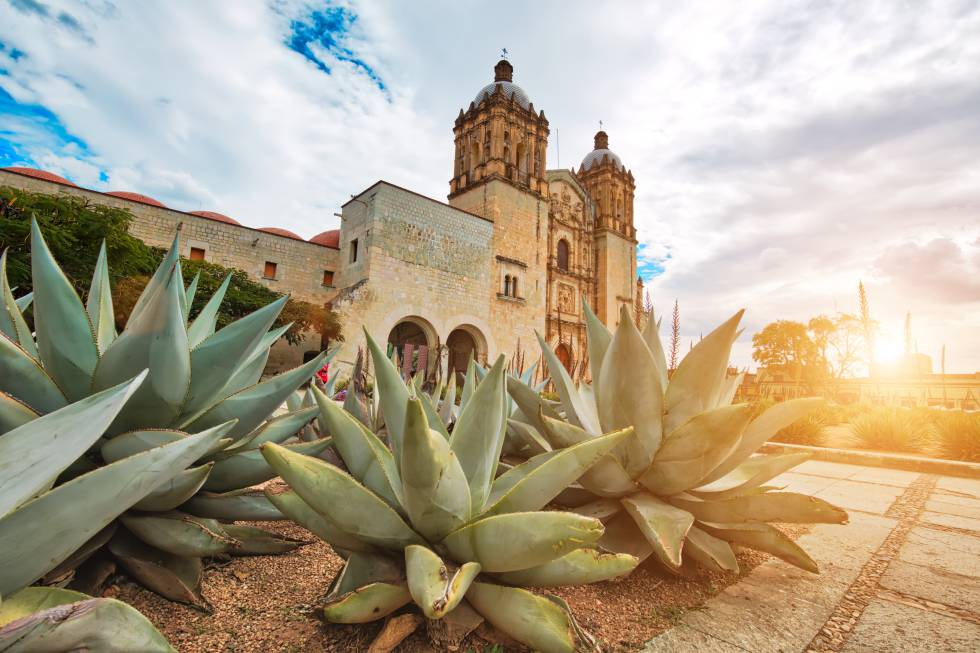
#> input picture Fotos/oaxaca.jpg, 980 x 653 px
$ python transformations.py
#> lines starting #> are read from the running program, lines starting #| are printed output that depends on the picture
import cv2 as cv
from cv2 import imshow
import numpy as np
img = cv.imread('Fotos/oaxaca.jpg')
#> img is the input picture: shape (653, 980, 3); mean B, G, R 139.9, 162.4, 174.7
cv.imshow('Oaxaca', img)

#translation
#Funcion para trasladar una imagen a los lados
def translate(img, x, y):
#> called with x = -100, y = 100
    transMat = np.float32([[1,0,x],[0,1,y]])
    dimensions = (img.shape[1], img.shape[0])
#> dimensions = (980, 653)
    return cv.warpAffine(img, transMat, dimensions)
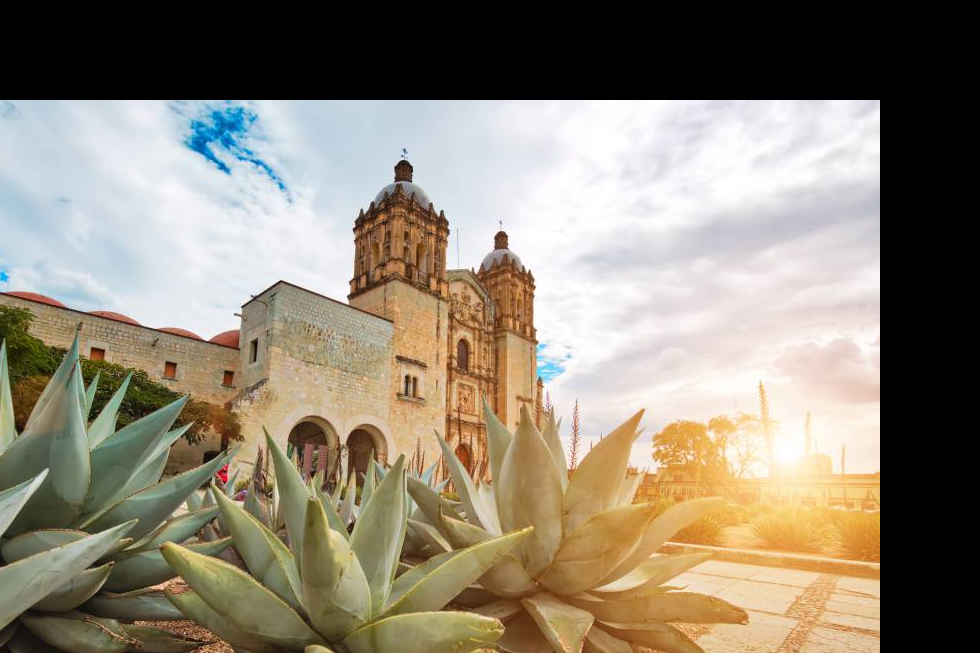
#> returned value: shape (653, 980, 3); mean of channels 0, 1, 2 117.4, 133.5, 142.6; drawn as B, G, R

# -x --> left
# -y --> Up
# x --> Rigth
# y --> Down

translate=translate(img, -100, 100)
#cv.imshow('Translated',translate)

#Rotation
#Funcion para rotar una imagen en grados
def rotate(img, angle, rotPoint=None):
#> called with angle = 90
    (height, width) = img.shape[:2]
#> height = 653; width = 980

    if rotPoint is None:
        rotPoint = (width//2, height//2)
#> rotPoint = (490, 326)

    rotMat= cv.getRotationMatrix2D(rotPoint, angle, 1.0)
    dimensions=(width,height)
#> dimensions = (980, 653)

    return cv.warpAffine(img, rotMat, dimensions)
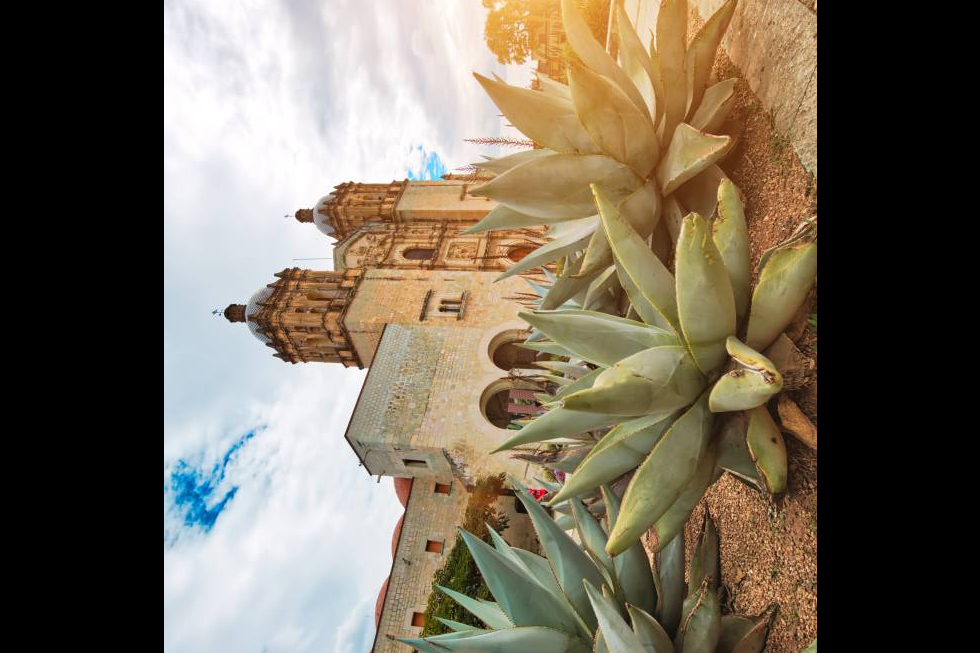
#> returned value: shape (653, 980, 3); mean of channels 0, 1, 2 89.7, 105.7, 115.7; drawn as B, G, R

rotated=rotate(img,90)
#cv.imshow('Rotated',rotated)

#Resizing
resized = cv.resize(img,(500,500), interpolation=cv.INTER_CUBIC)
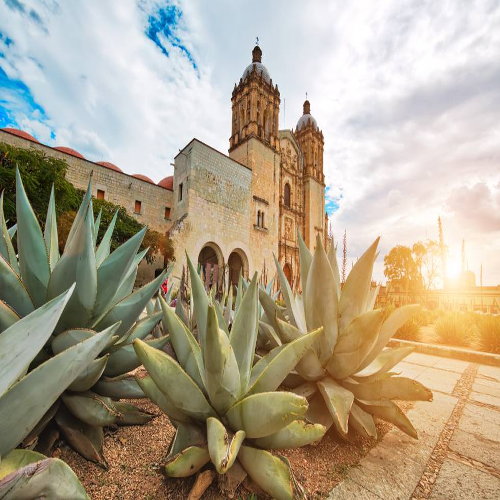
#> resized: shape (500, 500, 3); mean B, G, R 139.9, 162.4, 174.7
#cv,imshow('Resized', resized)

#flipping
flip= cv.flip(img,1)
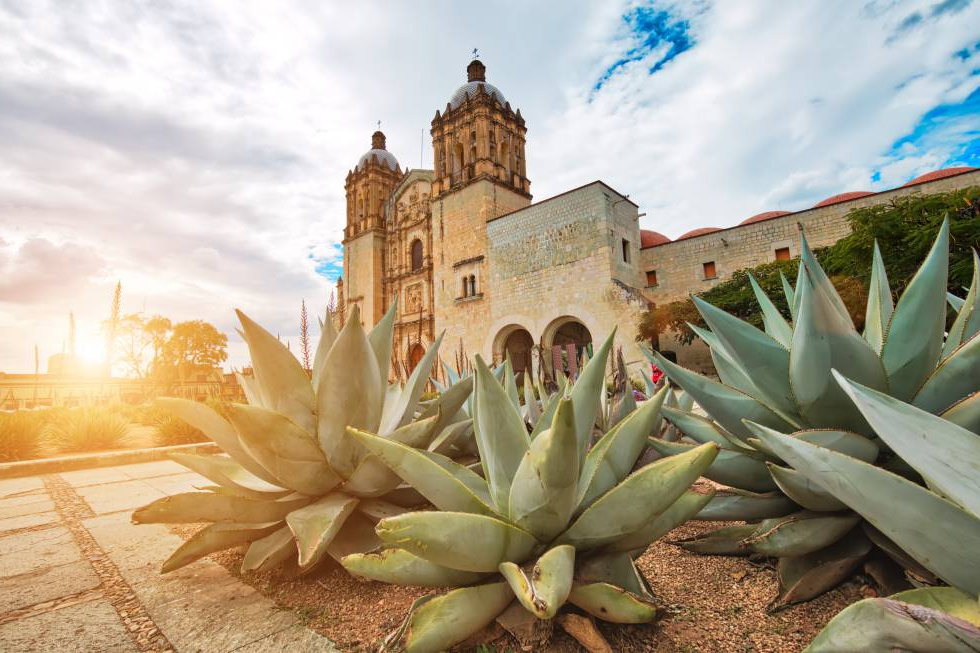
#> flip: shape (653, 980, 3); mean B, G, R 139.9, 162.4, 174.7
#cv.imshow('Flip', flip)

#cropping
cropped= img[200:400, 300:400]
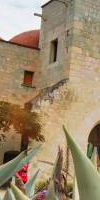
#> cropped: shape (200, 100, 3); mean B, G, R 111.4, 139.6, 159
cv.imshow('Cropped', cropped)

cv.waitKey(0)
